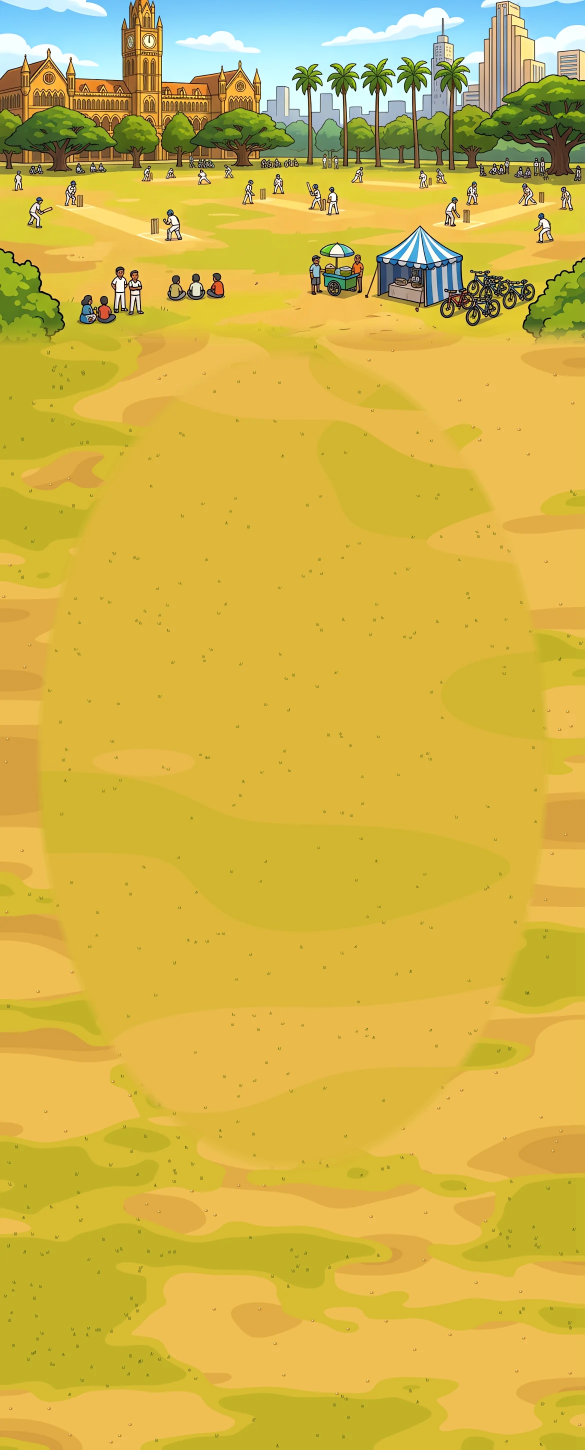
#> input picture assets/maidan/plate.webp, 1170 x 2900 px, given in place of plate.png, which was not available (shown at 1/2 size)
$ python calm.py
#> lines starting #> are read from the running program, lines starting #| are printed output that depends on the picture; pictures that were not available may be replaced by others from this repository, and a replacement may not be noted
# Calmer grass inside the boundary: bigger, softer-toned patches so the players read; the busy patchwork stays
# outside the stones. Writes ../v2/plate_calm.png (build.py then pops it into assets/maidan/plate.webp).
import cv2, numpy as np, sys
def calm_floor(h, w, seed=11):
    rs = np.random.RandomState(seed); H2, W2 = h * 2, w * 2
    def field(sc, ax=3.0):
        n = rs.rand(H2 // 8 + 2, W2 // 8 + 2).astype(np.float32)
        n = cv2.GaussianBlur(n, (0, 0), sigmaX=sc * ax / 8, sigmaY=sc / 8)
        n = cv2.resize(n, (W2, H2), interpolation=cv2.INTER_CUBIC); return (n - n.mean()) / (n.std() + 1e-6)
    f1, f2 = field(120), field(150)
    col = np.zeros((H2, W2, 3), np.float32) + (80, 182, 212)              # mown yellow-green
    col[f2 > 0.45] = (70, 178, 200)                                        # greener drifts
    col[f1 > 0.95] = (96, 186, 224)                                        # a few dry light patches
    out = cv2.resize(col, (w, h), interpolation=cv2.INTER_AREA)
    for _ in range(int(h * w / 5200)):
        y, x = rs.randint(4, h - 4), rs.randint(4, w - 4)
        for dx in (-2, 0, 2): cv2.line(out, (x + dx, y), (x + dx + rs.randint(-1, 2), y - 3 - rs.randint(0, 3)), (45, 120, 125), 1, cv2.LINE_AA)
    return out
busy = cv2.imread('../v2/plate.png').astype(np.float32); OH, OW = busy.shape[:2]
#> after `OH, OW = busy.shape[:2]`: OH = 2900; OW = 1170
calm = calm_floor(OH, OW)
#> in calm_floor, `out = cv2.resize(col, (w, h), interpolation=cv2.INTER_AREA)`:
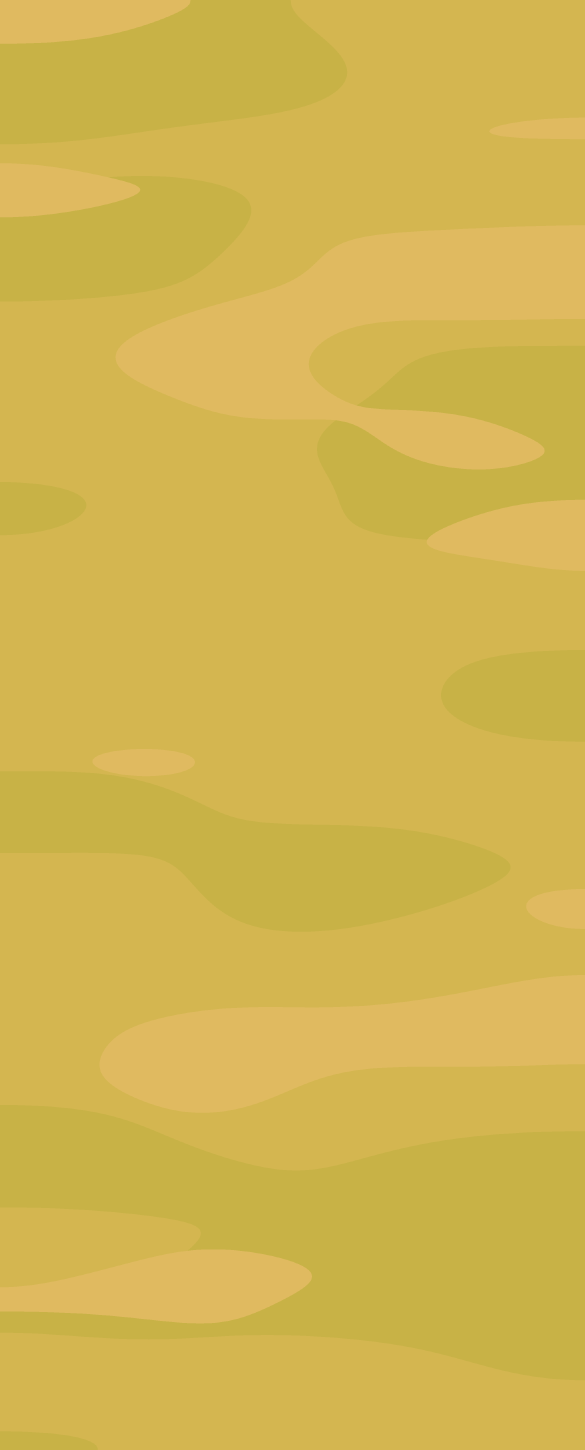
#> col: shape (5800, 2340, 3) float64 (shown at 1/4 size); mean of channels 0, 1, 2 79.6, 181.5, 210.4; drawn as B, G, R
yy, xx = np.mgrid[0:OH, 0:OW]
e = ((xx - 585) / (0.46 * 1170 - 22)) ** 2 + ((yy - 0.6 * 2532) / (0.335 * 2532 - 22)) ** 2
m = np.clip((1.0 - e) / 0.06, 0, 1)
m[:700] *= np.clip((yy[:700] - 640) / 60, 0, 1)                            # never over the far band
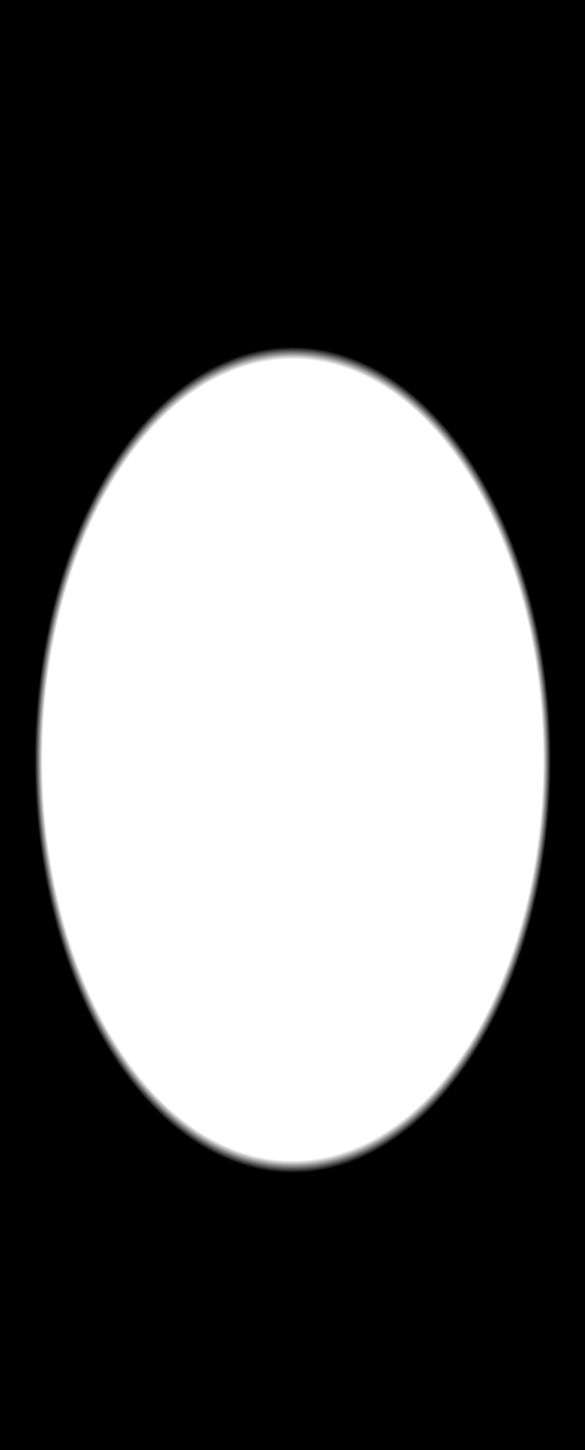
#> m: shape (2900, 1170) float64 (shown at 1/2 size); min 0, max 1, mean 0.383
out = busy * (1 - m[..., None]) + calm * m[..., None]
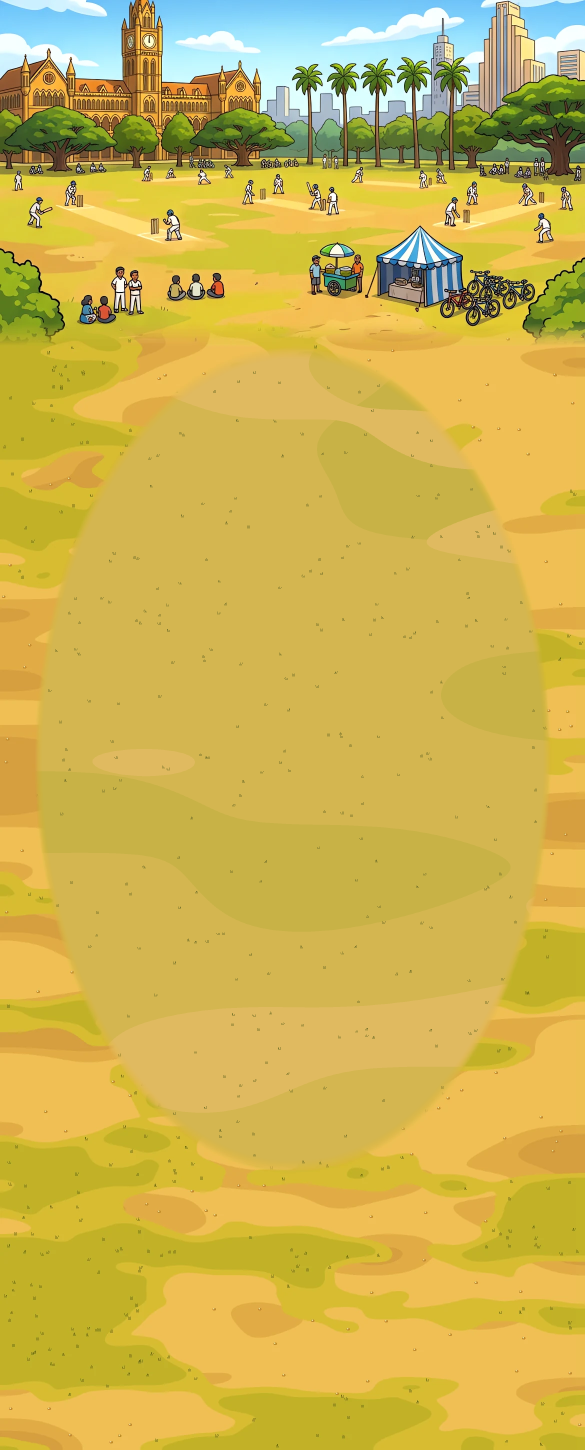
#> out: shape (2900, 1170, 3) float64 (shown at 1/2 size); mean B, G, R 79.7, 180, 206.1
cv2.imwrite('../v2/plate_calm.png', out.clip(0, 255).astype(np.uint8))

$ run again, with assets/maidan/pitch.webp copied over assets/maidan/plate.webp
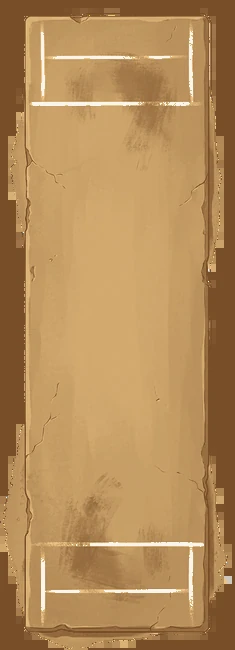
#> input picture assets/maidan/pitch.webp, 235 x 650 px, given in place of plate.png, which was not available
#> in calm_floor, `out = cv2.resize(col, (w, h), interpolation=cv2.INTER_AREA)`:
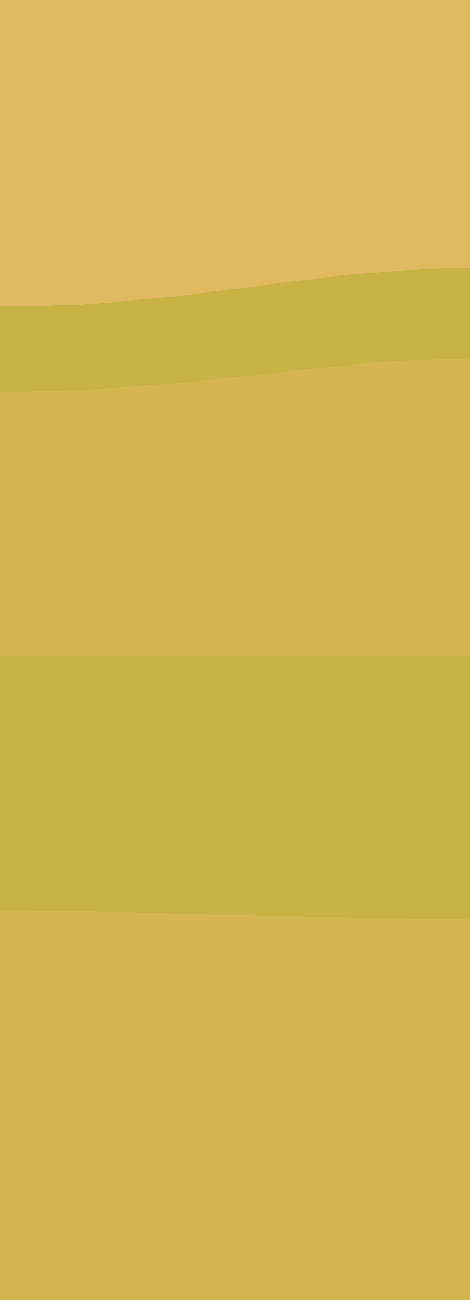
#> col: shape (1300, 470, 3) float64; mean of channels 0, 1, 2 80.9, 181.8, 211.5; drawn as B, G, R
#> m: shape (650, 235) float64; every value is 0
